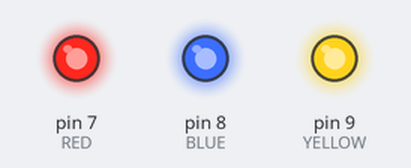
The sketch below on a simulated Arduino Uno, built with avr-gcc and run on an emulated ATmega328P. On the bench: output pins drawn as LEDs (lit = HIGH).

Above: at 0.2 s.
At 2.7 s:
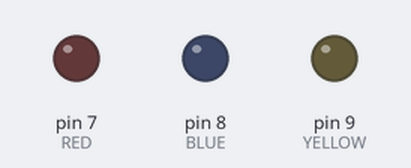
Timing chart, 0 to 3.0 s (numbered marks = the images above):
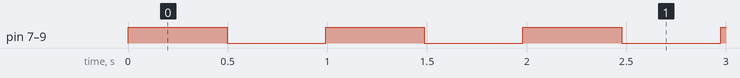

The sketch:

managingTaskEventGroupFRTOS.ino
```cpp
#include <Arduino_FreeRTOS.h>
#include "event_groups.h"

#define RED 7
#define BLUE 8
#define YELLOW 9

EventGroupHandle_t xEventGroup;

const TickType_t xDelay500ms = pdMS_TO_TICKS(500);

#define TASK1_BIT (1UL << 0UL)
#define TASK2_BIT (1UL << 1UL)
#define TASK3_BIT (1UL << 2UL)

void setup(){
  Serial.begin(9600);
  pinMode(RED, OUTPUT);
  pinMode(BLUE, OUTPUT);
  pinMode(YELLOW, OUTPUT);

  xEventGroup = xEventGroupCreate();
  xTaskCreate(xTask1, "Task 1", 100, NULL, 1, NULL);
  xTaskCreate(xTask2, "Task 2", 100, NULL, 1, NULL);
  xTaskCreate(xTask3, "Task 3", 100, NULL, 1, NULL);
  xTaskCreate(OutputTask, "Output task", 100, NULL, 1, NULL);

}
void xTask1(void *pvParameters){
  while(1){
    xEventGroupSetBits(xEventGroup, TASK1_BIT);
    vTaskDelay(xDelay500ms);

  }
}
void xTask2(void *pvParameters){
  while(1){
    xEventGroupSetBits(xEventGroup, TASK2_BIT);
    vTaskDelay(xDelay500ms);

  }
}
void xTask3(void *pvParameters){
  while(1){
    xEventGroupSetBits(xEventGroup, TASK3_BIT);
    vTaskDelay(xDelay500ms);

  }
}
void OutputTask(void *pvParameters){
    const EventBits_t xBitsToWaitFor = (TASK1_BIT | TASK2_BIT | TASK3_BIT );
    EventBits_t xEventGroupValue;
  while(1){
    xEventGroupValue = xEventGroupWaitBits(xEventGroup, xBitsToWaitFor, pdTRUE, pdTRUE, portMAX_DELAY);
    if (xEventGroupValue & TASK1_BIT != 0){
      digitalWrite(RED, digitalRead(RED)^1);
    }
    if (xEventGroupValue & TASK2_BIT != 0){
      digitalWrite(BLUE, digitalRead(BLUE)^1);
    }
    if (xEventGroupValue & TASK3_BIT != 0){
      digitalWrite(YELLOW, digitalRead(YELLOW)^1);
    }


  }
}
void loop (){
}
```

Measured:
- by itself, pin 7 (RED), pin 8 (BLUE), pin 9 (YELLOW): alternates HIGH for 0.49 s and LOW for 0.49 s
